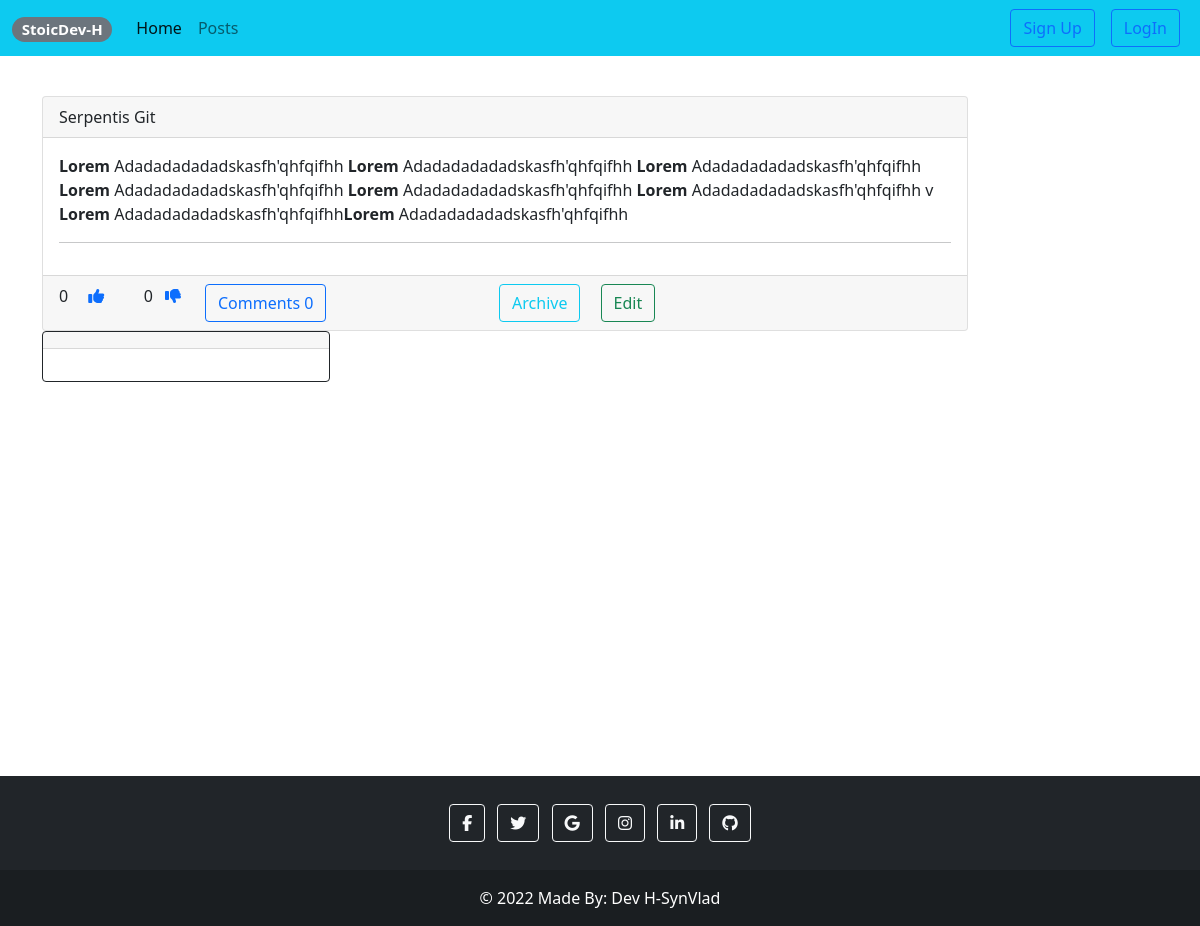
The page /details-post/3/ on the database as committed earlier.
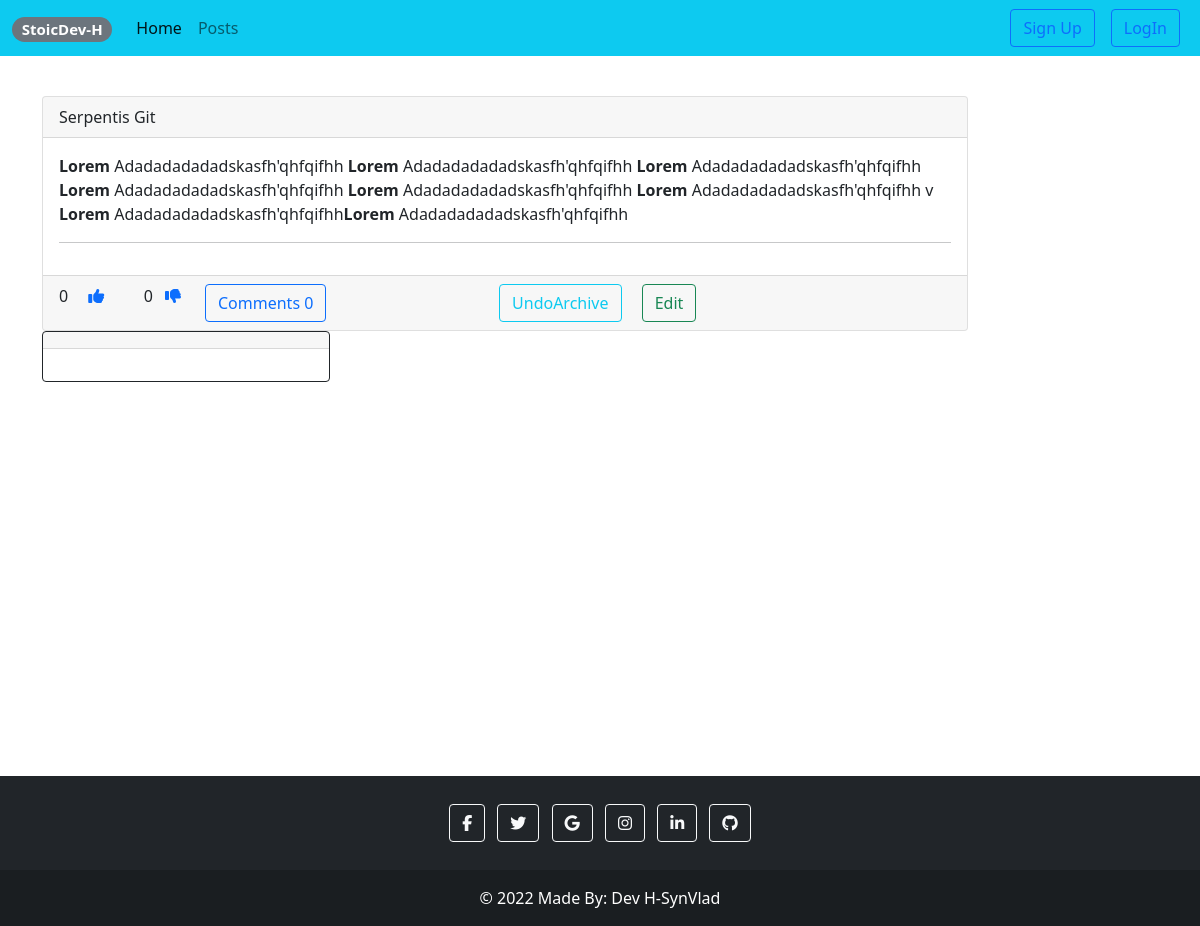
The same page on the database as committed later.
### post/views.py (the view)
# urls.py: path('details-post/<int:pk>/', views.PostDetailsView.as_view(), name='details_post'),
class PostDetailsView(DetailView):
    template_name = 'post/details-post.html'
    model = Post

### templates/post/details-post.html (shortened to what this page needs)
{% extends 'base.html' %}
{% block content %}
    <div class="container mt-4">
        <div class="row">
            <div class="col-md-10">
                <div class="card">
                    <div class="card-header">
                        {{ post.title }}
                    </div>
                    <div class="card-body">
                        {{ post.description|safe }}
                    </div>
                    <div class="card-footer d-flex align-center">
                        <div class="dislike-like">
                            <div class="like-dislike d-flex justify-content-between" style="width:130px">
                                <div class="like">
                                    {{ post.like_count }}
                                    <a href="{% url 'update_like_post' post.id %}" class="mx-3 text-center">
                                        <i class="fa-solid fa-thumbs-up"></i>
                                    </a>
                                </div>
                                <div class="dislike">
                                    {{ post.dislike_count }}
                                    <a href="{% url 'update_dislike_post' post.id %}" class="mx-2 text-center">
                                        <i class="fa-solid fa-thumbs-down"></i>
                                    </a>
                                </div>
                            </div>
                        </div>
                        <div class="comments btn btn-outline-primary mx-3">
                            Comments 0
                        </div>
                        <div class="delete col-md-4 offset-md-2">
                            {% if post.active is True %}
                                <a href="{% url 'archive_post' post.id %}" class="btn btn-outline-info mx-2">Archive</a>
                            {% else %}
                                 <a href="{% url 'undo_archive_post' post.id %}" class="btn btn-outline-info mx-2">UndoArchive</a>
                            {% endif %}
                            <a href="{% url 'update_post' post.id %}" class="btn btn-outline-success mx-2">Edit</a>
                        </div>
                    </div>
                </div>
                {% include "comment/comment-card.html" %}
            </div>
        </div>
    </div>
{% endblock %}

Rows that differ between the two databases and show on the page:
changed Post "Serpentis Git": active True → False (drawn)
Other text that changed with them:
text no longer shown: "Archive"
text now shown: "UndoArchive"
